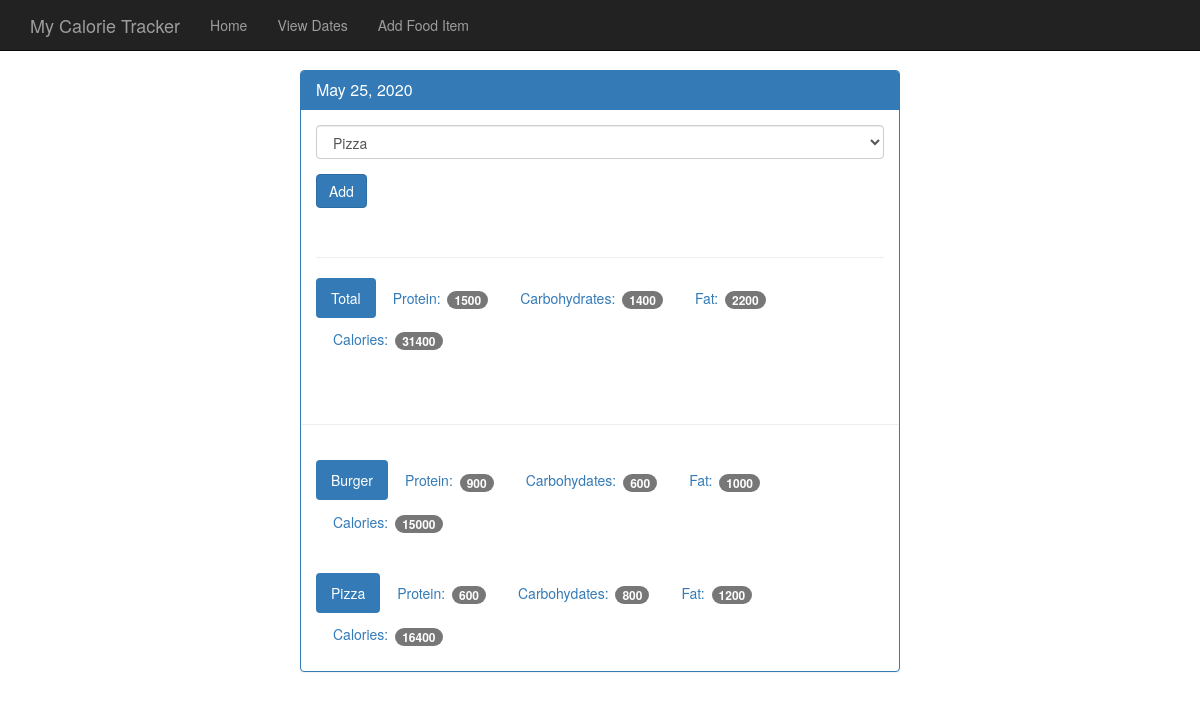
Page /view/20200525 on the committed database.
### tables this page shows
CREATE TABLE food (
    id integer primary key autoincrement,
    name text not null,
    protein integer not null,
    carbohydrates integer not null,
    fat integer not null,
    calories integer not null
);

### app.py (the view)
@app.route('/view/<date>', methods=['GET', 'POST']) #date will be format of 20200310
def view(date):
    db = get_db()
    cur = db.execute('select id, entry_date from log_date where entry_date = ?', [date])
    date_result = cur.fetchone()
    if request.method == 'POST':
        db.execute('insert into food_date (food_id, log_date_id) values (?, ?)', [request.form['food-select'], date_result['id']])
        db.commit()
    d = datetime.strptime(str(date_result['entry_date']), '%Y%m%d')
    pretty_date = datetime.strftime(d, '%B %d, %Y')
    food_cur = db.execute('select id, name from food')
    food_results = food_cur.fetchall()
    log_cur = db.execute('select food.name, food.protein, food.carbohydrates, food.fat, food.calories from log_date join food_date on food_date.log_date_id = log_date.id join food on food.id = food_date.food_id where log_date.entry_date = ?', [date])
    log_results = log_cur.fetchall()
    totals = {}
    totals['protein'] = 0
    totals['carbohydrates'] = 0
    totals['fat'] = 0
    totals['calories'] = 0
    for food in log_results:
       totals['protein'] += food['protein']
       totals['carbohydrates'] += food['carbohydrates']
       totals['fat'] += food['fat']
       totals['calories'] += food['calories']
    return render_template('day.html', entry_date=date_result['entry_date'], pretty_date=pretty_date, \
                            food_results=food_results, log_results=log_results, totals=totals)

### database.py (called while the page is built)
def connect_db():
    sql = sqlite3.connect('sqlite3/food_log.db')
    sql.row_factory = sqlite3.Row
    return sql

def get_db():
    if not hasattr(g, 'sqlite_db'):
        g.sqlite_db = connect_db()
    return g.sqlite_db

### templates/day.html (shortened to what this page needs)
{% extends "base.html" %}
{% block body %}
  <head>
  </head>
  <body>
    <nav class="navbar navbar-inverse navbar-fixed-top">
      <div class="container">
        <div class="navbar-header">
          <a class="navbar-brand" href="{{ url_for('index') }}">My Calorie Tracker</a>
        </div>
        <div id="navbar" class="navbar-collapse collapse">
          <ul class="nav navbar-nav">
            <li><a href="{{ url_for('index') }}">Home</a></li>
            <li><a href="{{ url_for('view_date') }}">View Dates</a></li>
            <li><a href="{{ url_for('food') }}">Add Food Item</a></li>
          </ul>
        </div>
      </div>
    </nav>
    <div class="container theme-showcase col-sm-6 col-sm-offset-3" role="main">
      <div class="row">
        <div>
          <div class="panel panel-primary">
            <div class="panel-heading">
              <h3 class="panel-title">{{ pretty_date }}</h3>
            </div>
            <div class="panel-body">
              <form method="POST" action="{{ url_for('view', date=entry_date) }}">
                <div class="form-group">
                  <select class="form-control" name="food-select">
                    {% for food in food_results %}
                    <option value={{ food.id }}>{{ food.name }}</option>
                    {% endfor %}
                  </select>
                </div>
                <button type="submit" class="btn btn-primary">Add</button>
              </form>
              <div class="page-header"></div>
              <ul class="nav nav-pills" role="tablist">
                <li class="active"><a>Total</a></li>
                <li><a>Protein: <span class="badge">{{ totals.protein }}</span></a></li>
                <li><a>Carbohydrates: <span class="badge">{{ totals.carbohydrates }}</span></a></li>
                <li><a>Fat: <span class="badge">{{ totals.fat }}</span></a></li>
                <li><a>Calories: <span class="badge">{{ totals.calories }}</span></a></li>
              </ul>
            </div>
            <div class="page-header"></div>
            {% for food in log_results %}
            <div class="panel-body">
              <ul class="nav nav-pills" role="tablist">
                <li class="active"><a>{{ food.name }}</a></li>
                <li><a>Protein: <span class="badge">{{ food.protein }}</span></a></li>
                <li><a>Carbohydates: <span class="badge">{{ food.carbohydrates }}</span></a></li>
                <li><a>Fat: <span class="badge">{{ food.fat }}</span></a></li>
                <li><a>Calories: <span class="badge">{{ food.calories }}</span></a></li>
              </ul>
            </div>
            {% endfor %}
          </div>
        </div>
      </div>
    </div>
{% endblock %}

### static/theme.css (style rules this page uses)
body { padding-top: 70px; padding-bottom: 30px; }

### rows in the picture
food: name "Burger", protein "900", carbohydrates "600", fat "1000", calories "15000"
food: name "Pizza", protein "600", carbohydrates "800", fat "1200", calories "16400"

### other values in the picture
{{ pretty_date }} "May 25, 2020"
{{ totals.protein }} "1500"
{{ totals.carbohydrates }} "1400"
{{ totals.fat }} "2200"
{{ totals.calories }} "31400"
form field food-select "Pizza"
